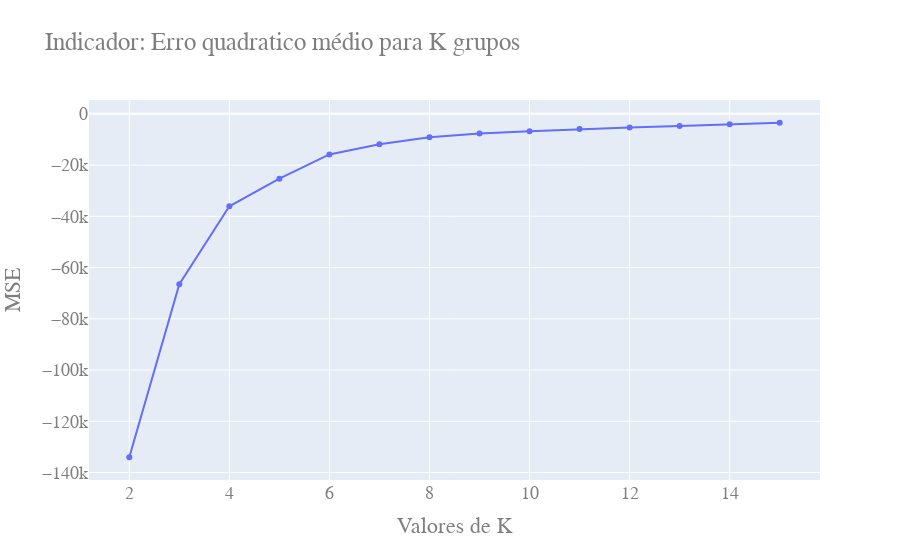

Notebook code cell kept with this figure:
### Code cell
fig =go.Figure()
fig.add_trace(go.Scatter(x = faixa_n_clusters, y = valores_score))
fig.update_layout(
    title="Indicador: Erro quadratico médio para K grupos",
    xaxis_title="Valores de K",
    yaxis_title="MSE",
    font=dict(
        family="Courier New, monospace",
        size=18,
        color="#7f7f7f"
    )
)
fig.show()

### Figure 1 — Plotly figure (JSON) as saved in the notebook; plotly's stock layout.template omitted (floating-point values rounded to 4 significant figures)
{"data": [{"type": "scatter", "x": [2, 3, 4, 5, 6, 7, 8, 9, 10, 11, 12, 13, 14, 15], "y": [-134000.0, -66520.0, -36100.0, -25310.0, -15840.0, -11840.0, -9185.0, -7702.0, -6768.0, -5964.0, -5362.0, -4715.0, -4089.0, -3488.0]}], "layout": {"font": {"color": "#7f7f7f", "family": "Courier New, monospace", "size": 18}, "title": {"text": "Indicador: Erro quadratico médio para K grupos"}, "xaxis": {"title": {"text": "Valores de K"}}, "yaxis": {"title": {"text": "MSE"}}}}
